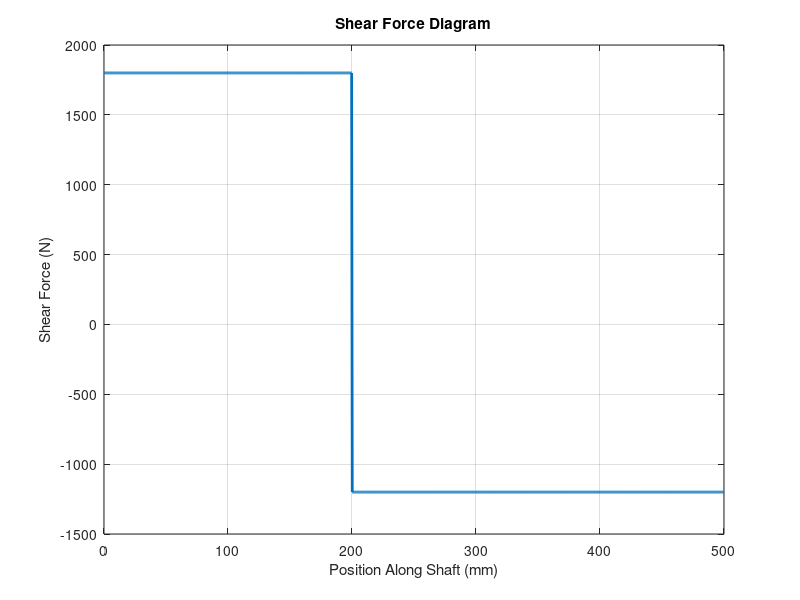
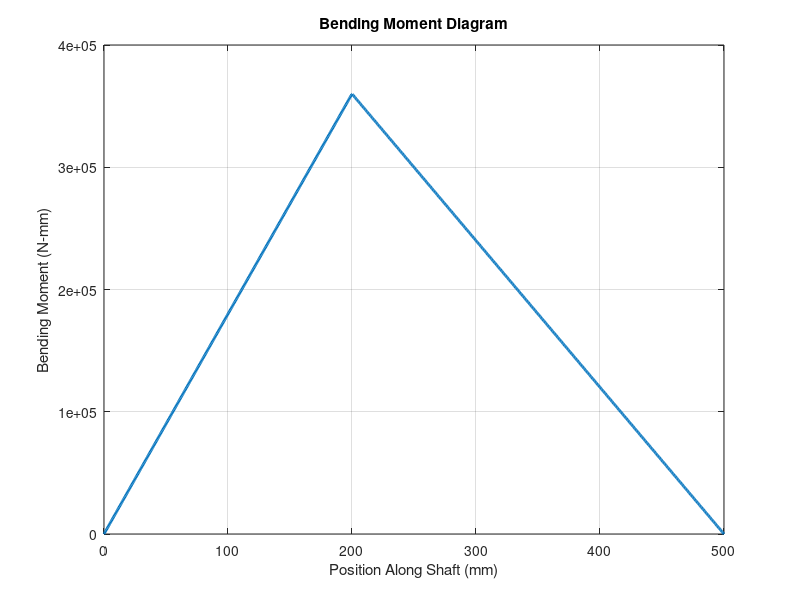
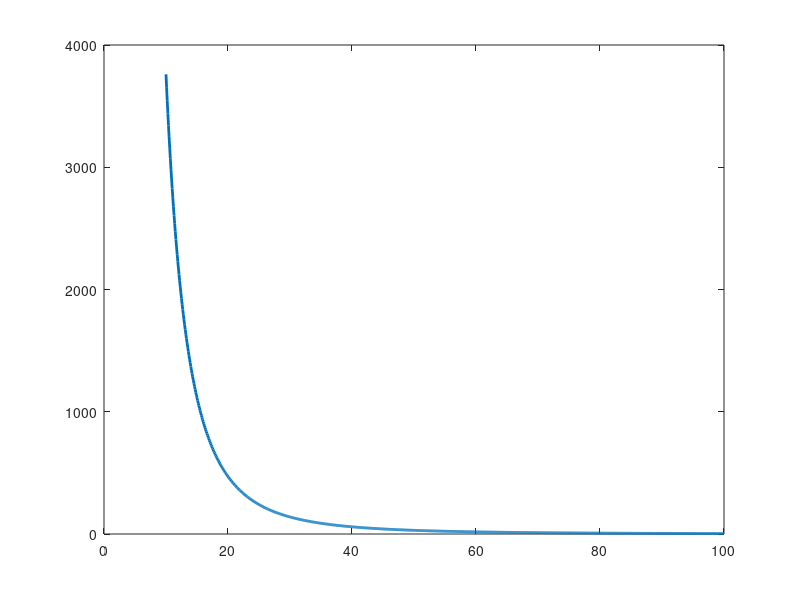

The MATLAB source for these figures, in order: (Note: this script raises an error after producing the figures.)
clc;
clear;
close all;

%% ============================================================
%       SHAFT DESIGN & FAILURE ANALYSIS USING MATLAB
%       Combined Bending + Torsion + Fatigue Analysis
% =============================================================

%% 1. INPUT PARAMETERS

P = 10;                 % Power transmitted (kW)
N = 1000;               % Shaft speed (RPM)

L = 500;                % Shaft length (mm)

% Applied transverse load
F = 3000;               % Load (N)
a = 200;                % Load position from left bearing (mm)

% Material properties - AISI 1045 steel
Sy  = 530;              % Yield strength (MPa)
Sut = 625;              % Ultimate tensile strength (MPa)

% Design factor of safety
n_required = 2;

% Endurance limit
Se = 0.5*Sut;           % Approximate unmodified endurance strength (MPa)

% Diameter search range
d_range = 10:0.1:100;   % Diameter (mm)


%% 2. TORQUE CALCULATION

% Convert power from kW to W
P_W = P*1000;

% Torque equation:
% P = 2*pi*N*T/60

T = (60*P_W)/(2*pi*N);      % N-m
T_Nmm = T*1000;             % N-mm


%% 3. BEARING REACTION CALCULATION

% Simply supported shaft with point load F
%
% RA + RB = F
%
% Taking moment about A:
%
% RB*L = F*a

RB = (F*a)/L;
RA = F - RB;


%% 4. SHEAR FORCE AND BENDING MOMENT

x = linspace(0,L,1000);

V = zeros(size(x));
M = zeros(size(x));

for i = 1:length(x)

    if x(i) < a
        V(i) = RA;
        M(i) = RA*x(i);
    else
        V(i) = RA - F;
        M(i) = RA*x(i) - F*(x(i)-a);
    end

end


%% 5. MAXIMUM BENDING MOMENT

[M_max,index_M] = max(abs(M));

x_Mmax = x(index_M);


%% 6. STRESS CALCULATIONS FOR DIFFERENT DIAMETERS

sigma_b = zeros(size(d_range));
tau = zeros(size(d_range));
sigma_vm = zeros(size(d_range));
sigma_1 = zeros(size(d_range));
sigma_2 = zeros(size(d_range));
tau_max = zeros(size(d_range));

for i = 1:length(d_range)

    d = d_range(i);

    % Bending stress
    sigma_b(i) = (32*M_max)/(pi*d^3);

    % Torsional shear stress
    tau(i) = (16*T_Nmm)/(pi*d^3);

    % Von Mises stress
    sigma_vm(i) = sqrt(sigma_b(i)^2 + 3*tau(i)^2);

    % Principal stresses
    sigma_1(i) = (sigma_b(i)/2) + ...
                 sqrt((sigma_b(i)/2)^2 + tau(i)^2);

    sigma_2(i) = (sigma_b(i)/2) - ...
                 sqrt((sigma_b(i)/2)^2 + tau(i)^2);

    % Maximum shear stress
    tau_max(i) = sqrt((sigma_b(i)/2)^2 + tau(i)^2);

end


%% 7. FACTOR OF SAFETY

FOS_VM = Sy ./ sigma_vm;

% Tresca factor of safety
FOS_Tresca = (Sy/2) ./ tau_max;


%% 8. REQUIRED DIAMETER BASED ON VON MISES

index_safe_VM = find(FOS_VM >= n_required,1);

if isempty(index_safe_VM)

    d_safe_VM = NaN;

else

    d_safe_VM = d_range(index_safe_VM);

end


%% 9. REQUIRED DIAMETER BASED ON TRESCA

index_safe_Tresca = find(FOS_Tresca >= n_required,1);

if isempty(index_safe_Tresca)

    d_safe_Tresca = NaN;

else

    d_safe_Tresca = d_range(index_safe_Tresca);

end


%% 10. SELECT GOVERNING DIAMETER

if isnan(d_safe_VM)

    d_design = NaN;

elseif isnan(d_safe_Tresca)

    d_design = d_safe_VM;

else

    d_design = max(d_safe_VM,d_safe_Tresca);

end


%% 11. STRESSES AT DESIGN DIAMETER

if ~isnan(d_design)

    sigma_b_design = (32*M_max)/(pi*d_design^3);

    tau_design = (16*T_Nmm)/(pi*d_design^3);

    sigma_vm_design = sqrt( ...
        sigma_b_design^2 + 3*tau_design^2);

    sigma_1_design = ...
        (sigma_b_design/2) + ...
        sqrt((sigma_b_design/2)^2 + tau_design^2);

    sigma_2_design = ...
        (sigma_b_design/2) - ...
        sqrt((sigma_b_design/2)^2 + tau_design^2);

    tau_max_design = ...
        sqrt((sigma_b_design/2)^2 + tau_design^2);

    FOS_VM_design = Sy/sigma_vm_design;

    FOS_Tresca_design = ...
        (Sy/2)/tau_max_design;

else

    sigma_b_design = NaN;
    tau_design = NaN;
    sigma_vm_design = NaN;
    sigma_1_design = NaN;
    sigma_2_design = NaN;
    tau_max_design = NaN;
    FOS_VM_design = NaN;
    FOS_Tresca_design = NaN;

end


%% 12. BASIC FATIGUE ANALYSIS

% Assumption:
% Bending stress is completely reversed.
% Therefore:
%
% Alternating stress = bending stress
% Mean stress = torsional equivalent stress
%
% This is a simplified preliminary fatigue model.

sigma_a = sigma_b_design;

% Convert torsional shear stress to equivalent normal stress
sigma_m = sqrt(3)*tau_design;

% Goodman equation:
%
% sigma_a/Se + sigma_m/Sut <= 1/n

fatigue_usage = ...
    (sigma_a/Se) + (sigma_m/Sut);

FOS_Goodman = 1/fatigue_usage;


%% 13. FATIGUE DESIGN STATUS

if FOS_Goodman >= n_required

    fatigue_status = "SAFE";

else

    fatigue_status = "UNSAFE";

end


%% 14. STATIC DESIGN STATUS

if FOS_VM_design >= n_required && ...
   FOS_Tresca_design >= n_required

    static_status = "SAFE";

else

    static_status = "UNSAFE";

end


%% 15. DISPLAY RESULTS

fprintf('\n');
fprintf('====================================================\n');
fprintf('       SHAFT DESIGN & FAILURE ANALYSIS\n');
fprintf('====================================================\n');

fprintf('\nINPUT PARAMETERS\n');
fprintf('----------------------------------------------------\n');

fprintf('Power                  : %.2f kW\n',P);
fprintf('Speed                  : %.2f RPM\n',N);
fprintf('Shaft Length           : %.2f mm\n',L);
fprintf('Applied Load           : %.2f N\n',F);
fprintf('Load Position          : %.2f mm\n',a);

fprintf('\nMATERIAL PROPERTIES\n');
fprintf('----------------------------------------------------\n');

fprintf('Material               : AISI 1045 Steel\n');
fprintf('Yield Strength         : %.2f MPa\n',Sy);
fprintf('Ultimate Strength      : %.2f MPa\n',Sut);
fprintf('Endurance Strength     : %.2f MPa\n',Se);

fprintf('\nLOADING RESULTS\n');
fprintf('----------------------------------------------------\n');

fprintf('Transmitted Torque     : %.2f N-m\n',T);
fprintf('Left Bearing Reaction  : %.2f N\n',RA);
fprintf('Right Bearing Reaction : %.2f N\n',RB);
fprintf('Maximum Bending Moment : %.2f N-mm\n',M_max);
fprintf('Location of Mmax       : %.2f mm\n',x_Mmax);

fprintf('\nDESIGN RESULTS\n');
fprintf('----------------------------------------------------\n');

fprintf('Required FOS            : %.2f\n',n_required);

fprintf('Minimum Diameter - VM   : %.2f mm\n',d_safe_VM);
fprintf('Minimum Diameter - Tresca: %.2f mm\n',d_safe_Tresca);

fprintf('Governing Diameter      : %.2f mm\n',d_design);

fprintf('\nSTRESS RESULTS\n');
fprintf('----------------------------------------------------\n');

fprintf('Bending Stress          : %.2f MPa\n',sigma_b_design);
fprintf('Torsional Shear Stress  : %.2f MPa\n',tau_design);
fprintf('Von Mises Stress        : %.2f MPa\n',sigma_vm_design);

fprintf('Principal Stress 1      : %.2f MPa\n',sigma_1_design);
fprintf('Principal Stress 2      : %.2f MPa\n',sigma_2_design);

fprintf('Maximum Shear Stress    : %.2f MPa\n',tau_max_design);

fprintf('\nSAFETY FACTORS\n');
fprintf('----------------------------------------------------\n');

fprintf('Von Mises FOS            : %.2f\n',FOS_VM_design);
fprintf('Tresca FOS               : %.2f\n',FOS_Tresca_design);
fprintf('Goodman Fatigue FOS      : %.2f\n',FOS_Goodman);

fprintf('\nDESIGN STATUS\n');
fprintf('----------------------------------------------------\n');

fprintf('Static Design            : %s\n',static_status);
fprintf('Fatigue Design           : %s\n',fatigue_status);

fprintf('\n====================================================\n');


%% 16. SHEAR FORCE DIAGRAM

figure;

plot(x,V,'LineWidth',2);

xlabel('Position Along Shaft (mm)');
ylabel('Shear Force (N)');
title('Shear Force Diagram');

grid on;


%% 17. BENDING MOMENT DIAGRAM

figure;

plot(x,M,'LineWidth',2);

xlabel('Position Along Shaft (mm)');
ylabel('Bending Moment (N-mm)');
title('Bending Moment Diagram');

grid on;


%% 18. VON MISES STRESS VS DIAMETER

figure;

plot(d_range,sigma_vm,'LineWidth',2);

hold on;

yline(Sy/n_required,'--');

xline(d_design,'--');

xlabel('Shaft Diameter (mm)');
ylabel('Von Mises Stress (MPa)');
title('Von Mises Stress vs Shaft Diameter');

legend('Von Mises Stress',...
       'Allowable Stress',...
       'Design Diameter');

grid on;


%% 19. FACTOR OF SAFETY VS DIAMETER

figure;

plot(d_range,FOS_VM,'LineWidth',2);

hold on;

yline(n_required,'--');

xline(d_design,'--');

xlabel('Shaft Diameter (mm)');
ylabel('Factor of Safety');
title('Factor of Safety vs Shaft Diameter');

legend('Von Mises FOS',...
       'Required FOS',...
       'Design Diameter');

grid on;


%% 20. BENDING AND TORSIONAL STRESS

figure;

plot(d_range,sigma_b,'LineWidth',2);

hold on;

plot(d_range,tau,'LineWidth',2);

xlabel('Shaft Diameter (mm)');
ylabel('Stress (MPa)');
title('Bending and Torsional Stress vs Diameter');

legend('Bending Stress',...
       'Torsional Shear Stress');

grid on;


%% 21. FAILURE THEORY COMPARISON

figure;

bar([FOS_VM_design FOS_Tresca_design FOS_Goodman]);

xticklabels({'Von Mises','Tresca','Goodman'});

ylabel('Factor of Safety');

title('Failure Theory Comparison');

grid on;


%% 22. S-N CURVE APPROXIMATION

% Number of cycles
cycles = logspace(3,7,100);

% Simplified S-N relationship
S_high = 0.9*Sut;
S_low = Se;

stress_SN = S_high - ...
    (S_high-S_low) * ...
    (log10(cycles)-3)/(7-3);

figure;

semilogx(cycles,stress_SN,'LineWidth',2);

xlabel('Number of Cycles');
ylabel('Alternating Stress (MPa)');
title('Approximate S-N Curve');

grid on;


%% 23. FINAL MESSAGE

fprintf('\n');
fprintf('Project analysis completed successfully.\n');
fprintf('All required engineering plots have been generated.\n');
fprintf('====================================================\n');
